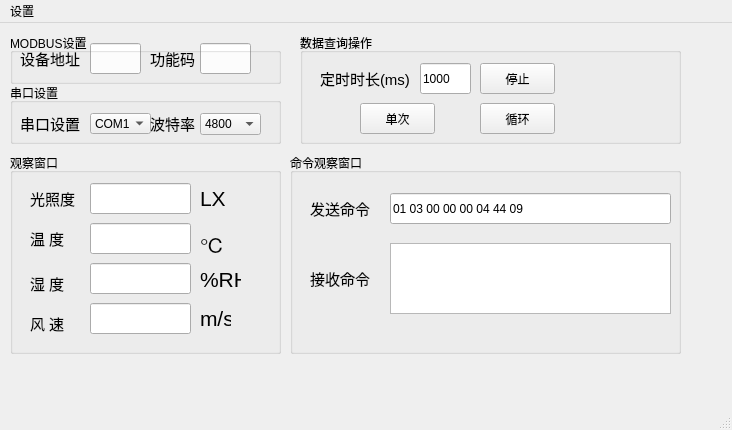
<?xml version="1.0" encoding="UTF-8"?>
<ui version="4.0">
 <class>MainWindow</class>
 <widget class="QMainWindow" name="MainWindow">
  <property name="geometry">
   <rect>
    <x>0</x>
    <y>0</y>
    <width>732</width>
    <height>430</height>
   </rect>
  </property>
  <property name="windowTitle">
   <string>MainWindow</string>
  </property>
  <widget class="QWidget" name="centralwidget">
   <widget class="QLabel" name="label">
    <property name="geometry">
     <rect>
      <x>20</x>
      <y>20</y>
      <width>71</width>
      <height>31</height>
     </rect>
    </property>
    <property name="text">
     <string>&lt;html&gt;&lt;head/&gt;&lt;body&gt;&lt;p&gt;&lt;span style=&quot; font-size:11pt;&quot;&gt;设备地址&lt;/span&gt;&lt;/p&gt;&lt;/body&gt;&lt;/html&gt;</string>
    </property>
   </widget>
   <widget class="QLineEdit" name="lineEdit">
    <property name="geometry">
     <rect>
      <x>90</x>
      <y>20</y>
      <width>51</width>
      <height>31</height>
     </rect>
    </property>
   </widget>
   <widget class="QLabel" name="label_2">
    <property name="geometry">
     <rect>
      <x>140</x>
      <y>20</y>
      <width>41</width>
      <height>16</height>
     </rect>
    </property>
    <property name="text">
     <string> </string>
    </property>
   </widget>
   <widget class="QLabel" name="label_3">
    <property name="geometry">
     <rect>
      <x>150</x>
      <y>20</y>
      <width>51</width>
      <height>31</height>
     </rect>
    </property>
    <property name="text">
     <string>&lt;html&gt;&lt;head/&gt;&lt;body&gt;&lt;p&gt;&lt;span style=&quot; font-size:11pt;&quot;&gt;功能码&lt;/span&gt;&lt;/p&gt;&lt;/body&gt;&lt;/html&gt;</string>
    </property>
   </widget>
   <widget class="QLineEdit" name="lineEdit_2">
    <property name="geometry">
     <rect>
      <x>200</x>
      <y>20</y>
      <width>51</width>
      <height>31</height>
     </rect>
    </property>
   </widget>
   <widget class="QGroupBox" name="groupBox">
    <property name="geometry">
     <rect>
      <x>10</x>
      <y>10</y>
      <width>271</width>
      <height>51</height>
     </rect>
    </property>
    <property name="title">
     <string>MODBUS设置</string>
    </property>
   </widget>
   <widget class="QGroupBox" name="groupBox_2">
    <property name="geometry">
     <rect>
      <x>10</x>
      <y>60</y>
      <width>271</width>
      <height>61</height>
     </rect>
    </property>
    <property name="title">
     <string>串口设置</string>
    </property>
    <widget class="QLabel" name="label_12">
     <property name="geometry">
      <rect>
       <x>10</x>
       <y>20</y>
       <width>61</width>
       <height>41</height>
      </rect>
     </property>
     <property name="text">
      <string>&lt;html&gt;&lt;head/&gt;&lt;body&gt;&lt;p&gt;&lt;span style=&quot; font-size:11pt;&quot;&gt;串口设置&lt;/span&gt;&lt;/p&gt;&lt;/body&gt;&lt;/html&gt;</string>
     </property>
    </widget>
    <widget class="QComboBox" name="comboBox">
     <property name="geometry">
      <rect>
       <x>80</x>
       <y>30</y>
       <width>61</width>
       <height>21</height>
      </rect>
     </property>
     <item>
      <property name="text">
       <string>COM1</string>
      </property>
     </item>
     <item>
      <property name="text">
       <string>COM2</string>
      </property>
     </item>
     <item>
      <property name="text">
       <string>COM3</string>
      </property>
     </item>
     <item>
      <property name="text">
       <string>COM4</string>
      </property>
     </item>
     <item>
      <property name="text">
       <string>COM5</string>
      </property>
     </item>
     <item>
      <property name="text">
       <string>COM6</string>
      </property>
     </item>
     <item>
      <property name="text">
       <string>COM7</string>
      </property>
     </item>
    </widget>
    <widget class="QComboBox" name="comboBox_2">
     <property name="geometry">
      <rect>
       <x>190</x>
       <y>30</y>
       <width>61</width>
       <height>22</height>
      </rect>
     </property>
     <item>
      <property name="text">
       <string>4800</string>
      </property>
     </item>
     <item>
      <property name="text">
       <string>9600</string>
      </property>
     </item>
     <item>
      <property name="text">
       <string>14400</string>
      </property>
     </item>
     <item>
      <property name="text">
       <string>19200</string>
      </property>
     </item>
    </widget>
    <widget class="QLabel" name="label_13">
     <property name="geometry">
      <rect>
       <x>140</x>
       <y>20</y>
       <width>61</width>
       <height>41</height>
      </rect>
     </property>
     <property name="text">
      <string>&lt;html&gt;&lt;head/&gt;&lt;body&gt;&lt;p&gt;&lt;span style=&quot; font-size:11pt;&quot;&gt;波特率&lt;/span&gt;&lt;/p&gt;&lt;/body&gt;&lt;/html&gt;</string>
     </property>
    </widget>
   </widget>
   <widget class="QGroupBox" name="groupBox_4">
    <property name="geometry">
     <rect>
      <x>300</x>
      <y>10</y>
      <width>381</width>
      <height>111</height>
     </rect>
    </property>
    <property name="title">
     <string>数据查询操作</string>
    </property>
    <widget class="QLineEdit" name="lineEdit_5">
     <property name="geometry">
      <rect>
       <x>120</x>
       <y>30</y>
       <width>51</width>
       <height>31</height>
      </rect>
     </property>
     <property name="toolTip">
      <string>&lt;html&gt;&lt;head/&gt;&lt;body&gt;&lt;p&gt;&lt;span style=&quot; font-size:18pt;&quot;&gt;1000&lt;/span&gt;&lt;/p&gt;&lt;/body&gt;&lt;/html&gt;</string>
     </property>
     <property name="text">
      <string>1000</string>
     </property>
    </widget>
    <widget class="QLabel" name="label_14">
     <property name="geometry">
      <rect>
       <x>20</x>
       <y>30</y>
       <width>91</width>
       <height>31</height>
      </rect>
     </property>
     <property name="text">
      <string>&lt;html&gt;&lt;head/&gt;&lt;body&gt;&lt;p&gt;&lt;span style=&quot; font-size:11pt;&quot;&gt;定时时长(ms)&lt;/span&gt;&lt;/p&gt;&lt;/body&gt;&lt;/html&gt;</string>
     </property>
    </widget>
    <widget class="QPushButton" name="pushButton_3">
     <property name="geometry">
      <rect>
       <x>180</x>
       <y>70</y>
       <width>75</width>
       <height>31</height>
      </rect>
     </property>
     <property name="text">
      <string>循环</string>
     </property>
    </widget>
    <widget class="QPushButton" name="pushButton_2">
     <property name="geometry">
      <rect>
       <x>60</x>
       <y>70</y>
       <width>75</width>
       <height>31</height>
      </rect>
     </property>
     <property name="text">
      <string>单次</string>
     </property>
    </widget>
    <widget class="QPushButton" name="pushButton">
     <property name="geometry">
      <rect>
       <x>180</x>
       <y>30</y>
       <width>75</width>
       <height>31</height>
      </rect>
     </property>
     <property name="toolTip">
      <string>&lt;html&gt;&lt;head/&gt;&lt;body&gt;&lt;p&gt;&lt;span style=&quot; font-size:11pt;&quot;&gt;停止&lt;/span&gt;&lt;/p&gt;&lt;/body&gt;&lt;/html&gt;</string>
     </property>
     <property name="text">
      <string>停止</string>
     </property>
    </widget>
   </widget>
   <widget class="QGroupBox" name="groupBox_5">
    <property name="geometry">
     <rect>
      <x>290</x>
      <y>130</y>
      <width>391</width>
      <height>201</height>
     </rect>
    </property>
    <property name="title">
     <string>命令观察窗口</string>
    </property>
    <widget class="QLineEdit" name="lineEdit_8">
     <property name="geometry">
      <rect>
       <x>100</x>
       <y>40</y>
       <width>281</width>
       <height>31</height>
      </rect>
     </property>
     <property name="text">
      <string>01 03 00 00 00 04 44 09 </string>
     </property>
    </widget>
    <widget class="QLabel" name="label_16">
     <property name="geometry">
      <rect>
       <x>20</x>
       <y>110</y>
       <width>61</width>
       <height>31</height>
      </rect>
     </property>
     <property name="text">
      <string>&lt;html&gt;&lt;head/&gt;&lt;body&gt;&lt;p&gt;&lt;span style=&quot; font-size:11pt;&quot;&gt;接收命令&lt;/span&gt;&lt;/p&gt;&lt;/body&gt;&lt;/html&gt;</string>
     </property>
    </widget>
    <widget class="QLabel" name="label_15">
     <property name="geometry">
      <rect>
       <x>20</x>
       <y>40</y>
       <width>61</width>
       <height>31</height>
      </rect>
     </property>
     <property name="text">
      <string>&lt;html&gt;&lt;head/&gt;&lt;body&gt;&lt;p&gt;&lt;span style=&quot; font-size:11pt;&quot;&gt;发送命令&lt;/span&gt;&lt;/p&gt;&lt;/body&gt;&lt;/html&gt;</string>
     </property>
    </widget>
    <widget class="QPlainTextEdit" name="plainTextEdit">
     <property name="geometry">
      <rect>
       <x>100</x>
       <y>90</y>
       <width>281</width>
       <height>71</height>
      </rect>
     </property>
    </widget>
   </widget>
   <widget class="QGroupBox" name="groupBox_3">
    <property name="geometry">
     <rect>
      <x>10</x>
      <y>130</y>
      <width>271</width>
      <height>201</height>
     </rect>
    </property>
    <property name="title">
     <string>观察窗口</string>
    </property>
    <widget class="QLabel" name="label_9">
     <property name="geometry">
      <rect>
       <x>190</x>
       <y>70</y>
       <width>31</width>
       <height>41</height>
      </rect>
     </property>
     <property name="text">
      <string>&lt;html&gt;&lt;head/&gt;&lt;body&gt;&lt;p&gt;&lt;span style=&quot; font-size:16pt;&quot;&gt;℃&lt;/span&gt;&lt;/p&gt;&lt;/body&gt;&lt;/html&gt;</string>
     </property>
    </widget>
    <widget class="QLineEdit" name="lineEdit_4">
     <property name="geometry">
      <rect>
       <x>80</x>
       <y>70</y>
       <width>101</width>
       <height>31</height>
      </rect>
     </property>
    </widget>
    <widget class="QLineEdit" name="lineEdit_6">
     <property name="geometry">
      <rect>
       <x>80</x>
       <y>110</y>
       <width>101</width>
       <height>31</height>
      </rect>
     </property>
    </widget>
    <widget class="QLabel" name="label_5">
     <property name="geometry">
      <rect>
       <x>20</x>
       <y>70</y>
       <width>41</width>
       <height>31</height>
      </rect>
     </property>
     <property name="text">
      <string>&lt;html&gt;&lt;head/&gt;&lt;body&gt;&lt;p&gt;&lt;span style=&quot; font-size:11pt;&quot;&gt;温 度 &lt;/span&gt;&lt;/p&gt;&lt;/body&gt;&lt;/html&gt;</string>
     </property>
    </widget>
    <widget class="QLineEdit" name="lineEdit_7">
     <property name="geometry">
      <rect>
       <x>80</x>
       <y>150</y>
       <width>101</width>
       <height>31</height>
      </rect>
     </property>
    </widget>
    <widget class="QLabel" name="label_10">
     <property name="geometry">
      <rect>
       <x>190</x>
       <y>111</y>
       <width>41</width>
       <height>31</height>
      </rect>
     </property>
     <property name="text">
      <string>&lt;html&gt;&lt;head/&gt;&lt;body&gt;&lt;p&gt;&lt;span style=&quot; font-size:16pt;&quot;&gt;%RH&lt;/span&gt;&lt;/p&gt;&lt;/body&gt;&lt;/html&gt;</string>
     </property>
    </widget>
    <widget class="QLabel" name="label_4">
     <property name="geometry">
      <rect>
       <x>20</x>
       <y>30</y>
       <width>51</width>
       <height>31</height>
      </rect>
     </property>
     <property name="text">
      <string>&lt;html&gt;&lt;head/&gt;&lt;body&gt;&lt;p&gt;&lt;span style=&quot; font-size:11pt;&quot;&gt;光照度&lt;/span&gt;&lt;/p&gt;&lt;/body&gt;&lt;/html&gt;</string>
     </property>
    </widget>
    <widget class="QLabel" name="label_8">
     <property name="geometry">
      <rect>
       <x>190</x>
       <y>30</y>
       <width>41</width>
       <height>31</height>
      </rect>
     </property>
     <property name="text">
      <string>&lt;html&gt;&lt;head/&gt;&lt;body&gt;&lt;p&gt;&lt;span style=&quot; font-size:16pt;&quot;&gt;LX&lt;/span&gt;&lt;/p&gt;&lt;/body&gt;&lt;/html&gt;</string>
     </property>
    </widget>
    <widget class="QLabel" name="label_11">
     <property name="geometry">
      <rect>
       <x>190</x>
       <y>150</y>
       <width>31</width>
       <height>31</height>
      </rect>
     </property>
     <property name="text">
      <string>&lt;html&gt;&lt;head/&gt;&lt;body&gt;&lt;p&gt;&lt;span style=&quot; font-size:16pt;&quot;&gt;m/s&lt;/span&gt;&lt;/p&gt;&lt;/body&gt;&lt;/html&gt;</string>
     </property>
    </widget>
    <widget class="QLineEdit" name="lineEdit_3">
     <property name="geometry">
      <rect>
       <x>80</x>
       <y>30</y>
       <width>101</width>
       <height>31</height>
      </rect>
     </property>
    </widget>
    <widget class="QLabel" name="label_7">
     <property name="geometry">
      <rect>
       <x>20</x>
       <y>150</y>
       <width>41</width>
       <height>41</height>
      </rect>
     </property>
     <property name="text">
      <string>&lt;html&gt;&lt;head/&gt;&lt;body&gt;&lt;p&gt;&lt;span style=&quot; font-size:11pt;&quot;&gt;风 速&lt;/span&gt;&lt;/p&gt;&lt;/body&gt;&lt;/html&gt;</string>
     </property>
    </widget>
    <widget class="QLabel" name="label_6">
     <property name="geometry">
      <rect>
       <x>20</x>
       <y>110</y>
       <width>41</width>
       <height>41</height>
      </rect>
     </property>
     <property name="text">
      <string>&lt;html&gt;&lt;head/&gt;&lt;body&gt;&lt;p&gt;&lt;span style=&quot; font-size:11pt;&quot;&gt;湿 度&lt;/span&gt;&lt;/p&gt;&lt;/body&gt;&lt;/html&gt;</string>
     </property>
    </widget>
   </widget>
  </widget>
  <widget class="QMenuBar" name="menubar">
   <property name="geometry">
    <rect>
     <x>0</x>
     <y>0</y>
     <width>732</width>
     <height>23</height>
    </rect>
   </property>
   <widget class="QMenu" name="menu">
    <property name="title">
     <string>设置</string>
    </property>
    <addaction name="actionSave_2"/>
   </widget>
   <addaction name="menu"/>
  </widget>
  <widget class="QStatusBar" name="statusbar"/>
  <action name="actionSave">
   <property name="text">
    <string>save</string>
   </property>
  </action>
  <action name="actionSave_2">
   <property name="text">
    <string>save</string>
   </property>
  </action>
 </widget>
 <resources/>
 <connections/>
</ui>
